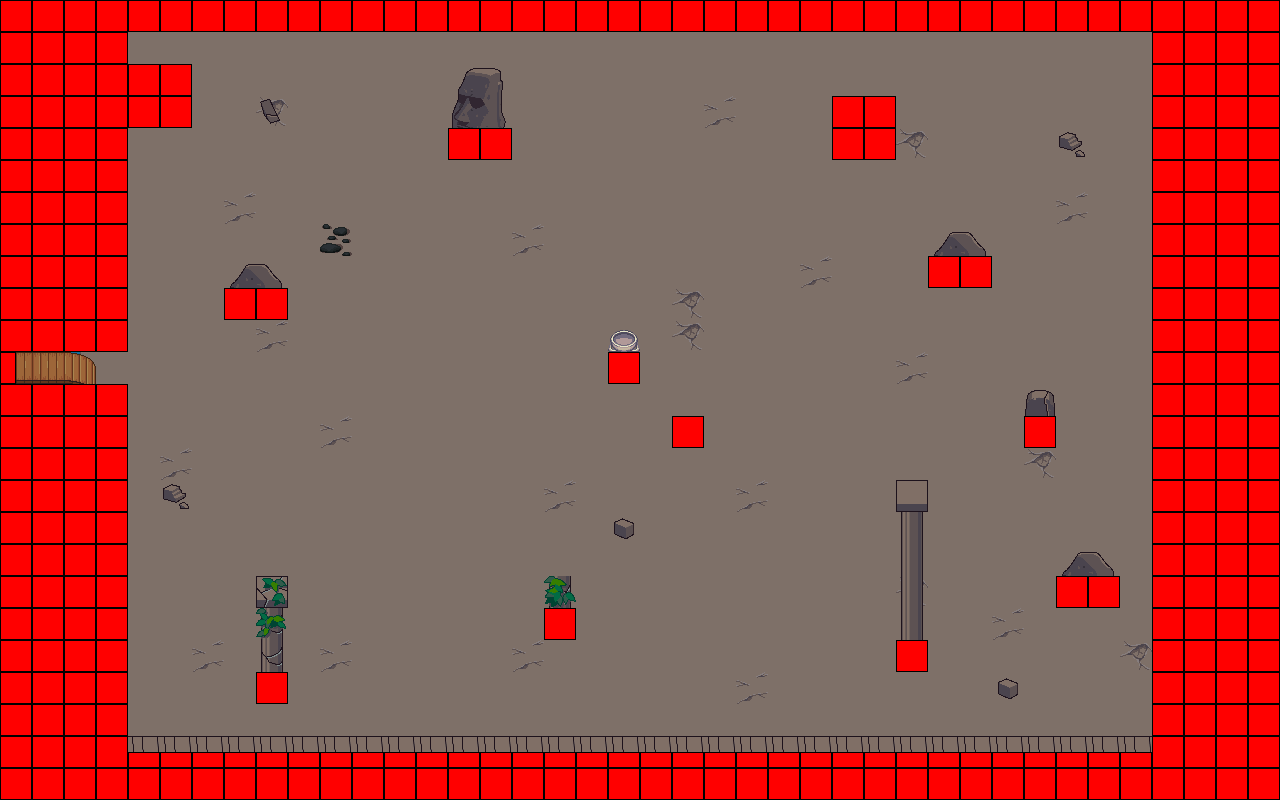

A 2D game scene composited from a Tiled map and its tileset images. What follows is a short description and the map's XML, with each tile layer's data collapsed to a summary:
An orthogonal 40x25 tile map with 32x32 px tiles, 7 tile layers (eau, sol, background, background 2, ...), 3 tilesets and 1 object (changementMap).

<map version="1.5" tiledversion="1.7.2" orientation="orthogonal" renderorder="right-down" width="40" height="25" tilewidth="32" tileheight="32" infinite="0" nextlayerid="9" nextobjectid="6">
 <tileset firstgid="1" source="tile_base_out_atlas.tsx" />
 <tileset firstgid="1025" source="tile_colision.tsx" />
 <tileset firstgid="1050" source="tile_terrain_atlas.tsx" />
 <layer id="2" name="eau" width="40" height="25">
  <data>[1000 cells, 935 non-empty, 14 distinct tile ids]</data>
 </layer>
 <layer id="1" name="sol" width="40" height="25">
  <data>[1000 cells, 170 non-empty, 14 distinct tile ids]</data>
 </layer>
 <layer id="3" name="background" width="40" height="25">
  <data>[1000 cells, 29 non-empty, 22 distinct tile ids]</data>
 </layer>
 <layer id="4" name="background 2" width="40" height="25">
  <data>[1000 cells, 0 non-empty, 0 distinct tile ids]</data>
 </layer>
 <layer id="5" name="overground" width="40" height="25">
  <data>[1000 cells, 57 non-empty, 19 distinct tile ids]</data>
 </layer>
 <layer id="6" name="overground 2" width="40" height="25">
  <data>[1000 cells, 2 non-empty, 2 distinct tile ids]</data>
 </layer>
 <layer id="7" name="logique" width="40" height="25">
  <data>[1000 cells, 315 non-empty, 3 distinct tile ids]</data>
 </layer>
 <objectgroup id="8" name="trigger" width="1" height="1">
  <object id="5" type="changementMap" x="3" y="351" width="36" height="33">
   <properties>
    <property name="destiMap" value="map_desert.tmx" />
    <property name="destiX" type="int" value="1200" />
    <property name="destiY" type="int" value="320" />
   </properties>
  </object>
 </objectgroup>
</map>
